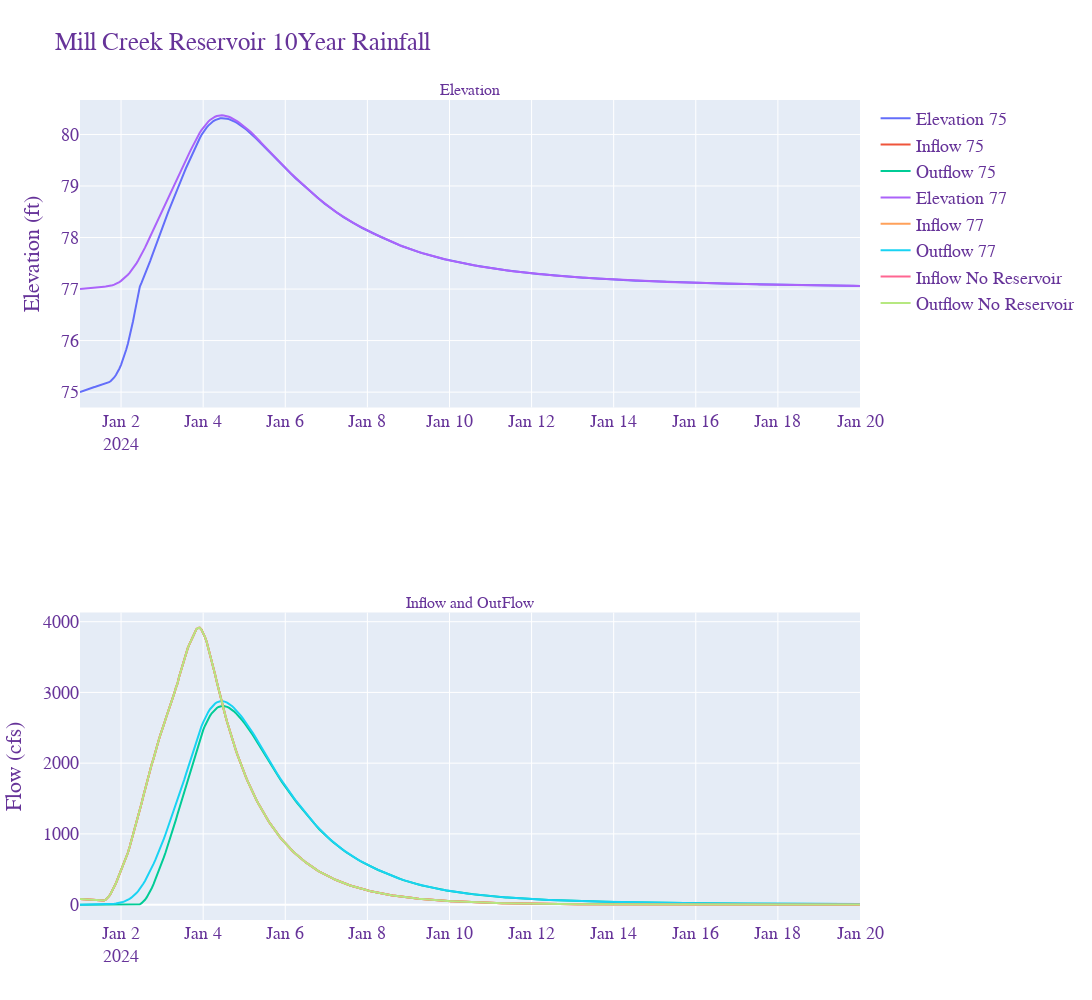
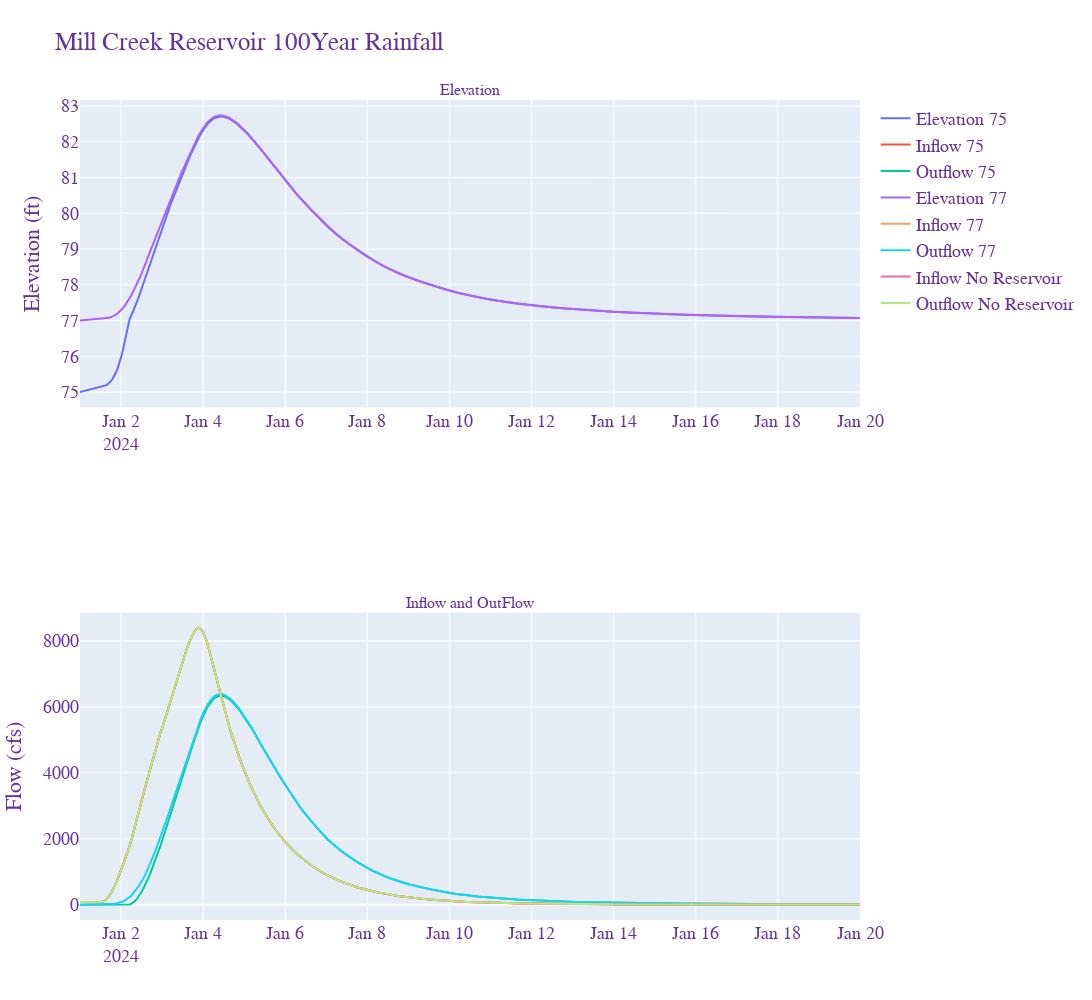

The cell these charts' notebook holds for them, in order:
### Code cell
# Get pathnames for each pairing
for i, plot_title in enumerate(reservoir_pairings):

    # Setup plotly subplot figure
    fig = make_subplots(  
        rows=2, 
        cols=1,
        # vertical_spacing=3,
        # padding = 
        # vertical_spacing=(1 / (n - 1)),
        #subplot titles are each pairing key.
        subplot_titles=['Elevation', 'Inflow and OutFlow'],
        
    )
    
    for curve in reservoir_pairings[plot_title]:
        # print(plot_title, curve['name'], curve['fpart'])
        # get elevation pathnames
        elev_pattern = f"//{reservoir_element}/ELEVATION/*/1hour/{curve['fpart']}/"
        elev_paths = dss_file.getPathnameList(elev_pattern, sort=1)
        # remove d-part from pathnames and remove duplicates
        elev_paths = [path.replace(path.split('/')[4],"") for path in elev_paths]
        if len(elev_paths) > 0:
            elev_path = elev_paths[0]
        else:
            elev_path = None
        # print('elevation: ', elev_path)
        curve['elev_path'] = elev_path

        # get path data
        if elev_path:
            ts = dss_file.read_ts(elev_path)
            df = pd.DataFrame()
            df['Times'] = ts.pytimes
            df['Values'] = ts.values
            df['Missing'] = ts.nodata
            df.Values = np.where(df.Missing == True, np.NaN, df.Values)
            
            # add trace to subplot

            fig.add_trace(
                go.Scatter(
                    x=df['Times'], 
                    y=df['Values'], 
                    mode='lines',
                    name=f"Elevation {curve['name']}"
                ),
                row=1, 
                col=1
            )
        
        # get inflow pathnames
        inflow_pattern = f"//{reservoir_element}/FLOW-COMBINE/*/1hour/{curve['fpart']}/"
        inflow_paths = dss_file.getPathnameList(inflow_pattern, sort=1)
        # remove d-part from pathnames and remove duplicates
        inflow_paths = [path.replace(path.split('/')[4],"") for path in inflow_paths]
        if len(inflow_paths) > 0:
            inflow_path = inflow_paths[0]
        else:
            inflow_path = None
        # print('inflow: ', inflow_path)
        curve['inflow_path'] = inflow_path

        # get path data
        if inflow_path:
            ts = dss_file.read_ts(inflow_path)
            df = pd.DataFrame()
            df['Times'] = ts.pytimes
            df['Values'] = ts.values
            df['Missing'] = ts.nodata
            df.Values = np.where(df.Missing == True, np.NaN, df.Values)
            
            # add trace to subplot

            fig.add_trace(
                go.Scatter(
                    x=df['Times'], 
                    y=df['Values'], 
                    mode='lines',
                    name=f"Inflow {curve['name']}"
                ),
                row=2, 
                col=1
            )

        # get outflow pathnames
        outflow_pattern = f"//{reservoir_element}/FLOW/*/1hour/{curve['fpart']}/"
        outflow_paths = dss_file.getPathnameList(outflow_pattern, sort=1)
        # remove d-part from pathnames and remove duplicates
        outflow_paths = [path.replace(path.split('/')[4],"") for path in outflow_paths]
        if len(outflow_paths) > 0:
            outflow_path = outflow_paths[0]
        else:
            outflow_path = None
        # print('outflow: ', outflow_path, '\n\n')
        curve['outflow_path'] = outflow_path

        # get path data
        if outflow_path:
            ts = dss_file.read_ts(outflow_path)
            df = pd.DataFrame()
            df['Times'] = ts.pytimes
            df['Values'] = ts.values
            df['Missing'] = ts.nodata
            df.Values = np.where(df.Missing == True, np.NaN, df.Values)
            
            # add trace to subplot

            fig.add_trace(
                go.Scatter(
                    x=df['Times'], 
                    y=df['Values'], 
                    mode='lines',
                    name=f"Outflow {curve['name']}"
                ),
                row=2, 
                col=1
            )

    # reservoir_pairings
    fig.update_layout(
        title=plot_title,
        # autosize=False,
        height=1000, 
        width=1800,
        # template="plotly_dark",
        # xaxis_title="Time",
        yaxis_title="Elevation (ft)",
        # xaxis2_title="Time",
        yaxis2_title="Flow (cfs)",
        # showlegend=False,
        font=dict(
            family="Arial",
            size=18,
            color="RebeccaPurple"
        )
    ).write_image(f"./results/millCreek/{plot_title}.png")
    fig.show()

### Figure 1 — Plotly figure (JSON) as saved in the notebook; plotly's stock layout.template omitted (floating-point values rounded to 4 significant figures; data arrays with more than 128 entries replaced by an {"elided": "..."} marker saying what was removed)
{"data": [{"mode": "lines", "name": "Elevation 75", "type": "scatter", "x": {"elided": "457 str values"}, "xaxis": "x", "y": {"elided": "457 float values"}, "yaxis": "y"}, {"mode": "lines", "name": "Inflow 75", "type": "scatter", "x": {"elided": "457 str values"}, "xaxis": "x2", "y": {"elided": "457 float values"}, "yaxis": "y2"}, {"mode": "lines", "name": "Outflow 75", "type": "scatter", "x": {"elided": "457 str values"}, "xaxis": "x2", "y": {"elided": "457 float values"}, "yaxis": "y2"}, {"mode": "lines", "name": "Elevation 77", "type": "scatter", "x": {"elided": "457 str values"}, "xaxis": "x", "y": {"elided": "457 float values"}, "yaxis": "y"}, {"mode": "lines", "name": "Inflow 77", "type": "scatter", "x": {"elided": "457 str values"}, "xaxis": "x2", "y": {"elided": "457 float values"}, "yaxis": "y2"}, {"mode": "lines", "name": "Outflow 77", "type": "scatter", "x": {"elided": "457 str values"}, "xaxis": "x2", "y": {"elided": "457 float values"}, "yaxis": "y2"}, {"mode": "lines", "name": "Inflow No Reservoir", "type": "scatter", "x": {"elided": "457 str values"}, "xaxis": "x2", "y": {"elided": "457 float values"}, "yaxis": "y2"}, {"mode": "lines", "name": "Outflow No Reservoir", "type": "scatter", "x": {"elided": "457 str values"}, "xaxis": "x2", "y": {"elided": "457 float values"}, "yaxis": "y2"}], "layout": {"annotations": [{"font": {"size": 16}, "showarrow": false, "text": "Elevation", "x": 0.5, "xanchor": "center", "xref": "paper", "y": 1, "yanchor": "bottom", "yref": "paper"}, {"font": {"size": 16}, "showarrow": false, "text": "Inflow and OutFlow", "x": 0.5, "xanchor": "center", "xref": "paper", "y": 0.375, "yanchor": "bottom", "yref": "paper"}], "font": {"color": "RebeccaPurple", "family": "Arial", "size": 18}, "height": 1000, "title": {"text": "Mill Creek Reservoir 10Year Rainfall"}, "width": 1800, "xaxis": {"anchor": "y", "domain": [0, 1]}, "xaxis2": {"anchor": "y2", "domain": [0, 1]}, "yaxis": {"anchor": "x", "domain": [0.625, 1], "title": {"text": "Elevation (ft)"}}, "yaxis2": {"anchor": "x2", "domain": [0, 0.375], "title": {"text": "Flow (cfs)"}}}}

### Figure 2 — Plotly figure (JSON) as saved in the notebook; plotly's stock layout.template omitted (floating-point values rounded to 4 significant figures; data arrays with more than 128 entries replaced by an {"elided": "..."} marker saying what was removed)
{"data": [{"mode": "lines", "name": "Elevation 75", "type": "scatter", "x": {"elided": "457 str values"}, "xaxis": "x", "y": {"elided": "457 float values"}, "yaxis": "y"}, {"mode": "lines", "name": "Inflow 75", "type": "scatter", "x": {"elided": "457 str values"}, "xaxis": "x2", "y": {"elided": "457 float values"}, "yaxis": "y2"}, {"mode": "lines", "name": "Outflow 75", "type": "scatter", "x": {"elided": "457 str values"}, "xaxis": "x2", "y": {"elided": "457 float values"}, "yaxis": "y2"}, {"mode": "lines", "name": "Elevation 77", "type": "scatter", "x": {"elided": "457 str values"}, "xaxis": "x", "y": {"elided": "457 float values"}, "yaxis": "y"}, {"mode": "lines", "name": "Inflow 77", "type": "scatter", "x": {"elided": "457 str values"}, "xaxis": "x2", "y": {"elided": "457 float values"}, "yaxis": "y2"}, {"mode": "lines", "name": "Outflow 77", "type": "scatter", "x": {"elided": "457 str values"}, "xaxis": "x2", "y": {"elided": "457 float values"}, "yaxis": "y2"}, {"mode": "lines", "name": "Inflow No Reservoir", "type": "scatter", "x": {"elided": "457 str values"}, "xaxis": "x2", "y": {"elided": "457 float values"}, "yaxis": "y2"}, {"mode": "lines", "name": "Outflow No Reservoir", "type": "scatter", "x": {"elided": "457 str values"}, "xaxis": "x2", "y": {"elided": "457 float values"}, "yaxis": "y2"}], "layout": {"annotations": [{"font": {"size": 16}, "showarrow": false, "text": "Elevation", "x": 0.5, "xanchor": "center", "xref": "paper", "y": 1, "yanchor": "bottom", "yref": "paper"}, {"font": {"size": 16}, "showarrow": false, "text": "Inflow and OutFlow", "x": 0.5, "xanchor": "center", "xref": "paper", "y": 0.375, "yanchor": "bottom", "yref": "paper"}], "font": {"color": "RebeccaPurple", "family": "Arial", "size": 18}, "height": 1000, "title": {"text": "Mill Creek Reservoir 100Year Rainfall"}, "width": 1800, "xaxis": {"anchor": "y", "domain": [0, 1]}, "xaxis2": {"anchor": "y2", "domain": [0, 1]}, "yaxis": {"anchor": "x", "domain": [0.625, 1], "title": {"text": "Elevation (ft)"}}, "yaxis2": {"anchor": "x2", "domain": [0, 0.375], "title": {"text": "Flow (cfs)"}}}}
